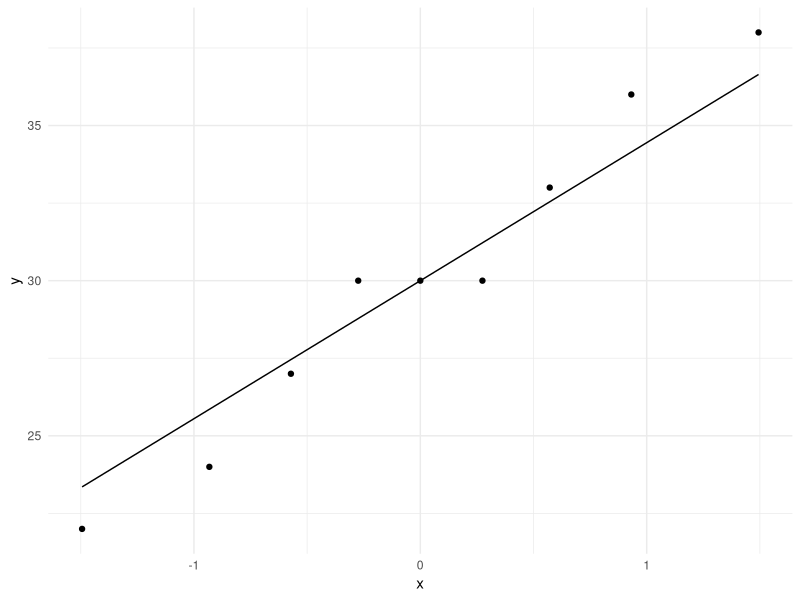
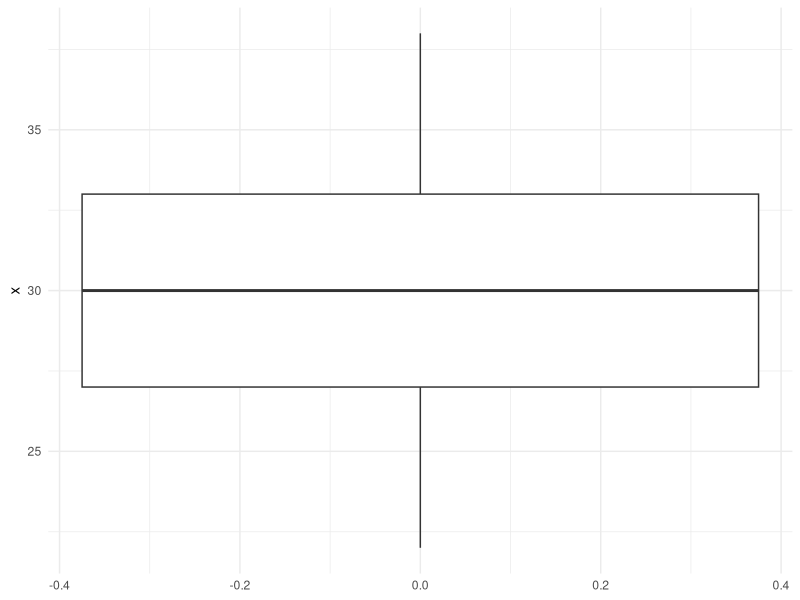

The R script that drew these images, in order:
## ---- chunk 1
knitr::opts_chunk$set(echo = TRUE)
require(ggplot2)
## ---- chunk 2
set.seed(8814.4) # set seed for replicability

# inits
mu = 22; sd = 6;
N = 9;
x = c(36, 27, 30, 33, 22, 30, 30, 24, 38);
alpha = .05;

# Calculate sample statistics
xhat = mean(x); sdhat = sd/sqrt(N);

# Look at the Normality
ggplot(data.frame(x),aes(sample=x)) + stat_qq() + stat_qq_line() + theme_minimal()

# Look for outliers
ggplot(data.frame(x),aes(y=x)) + stat_boxplot()+ theme_minimal()

# H0: xhat = mu
# H1: xhat != mu
# We will use a two-tailed hypothesis test.
# Calculate the CI under null distribution
gamma = alpha/2;
H0_low = mu + pnorm(gamma)*sdhat;
H0_high = mu + pnorm(1-gamma)*sdhat;

# One way we could test this is whether the sample mean, xhat, is within the 95% CI
# of the null distribution. If it is, we can accept the null, if not, we reject the null.
(xhat >= H0_low && xhat <= H0_high)

# Another way is to get the p-value associated with it's z-score
z = (xhat - mu)/sdhat;
pvalue = 1-pnorm(z) # the p-value of sample mean under the null
## ---- chunk 3
# init
sd = sqrt(4);
N = 9;
alpha = 0.05;

# calculate sample statistics
mu = 5; sdhat = sd/sqrt(N);

# H0: mu <= 5
# H1: mu > 5
# For this problem, we will use a one-tailed test, therefore:
gamma = alpha;
cutoff = mu + qnorm(1-gamma)*sdhat
## ---- chunk 4
# init
mu2 = 8;

# Calculate power by inverting beta:
beta = pnorm(cutoff,mu2,sdhat); # how much of the true distribution lies below the cutoff
power = 1 - beta # how much of the true sample distribution lies above the cutoff
